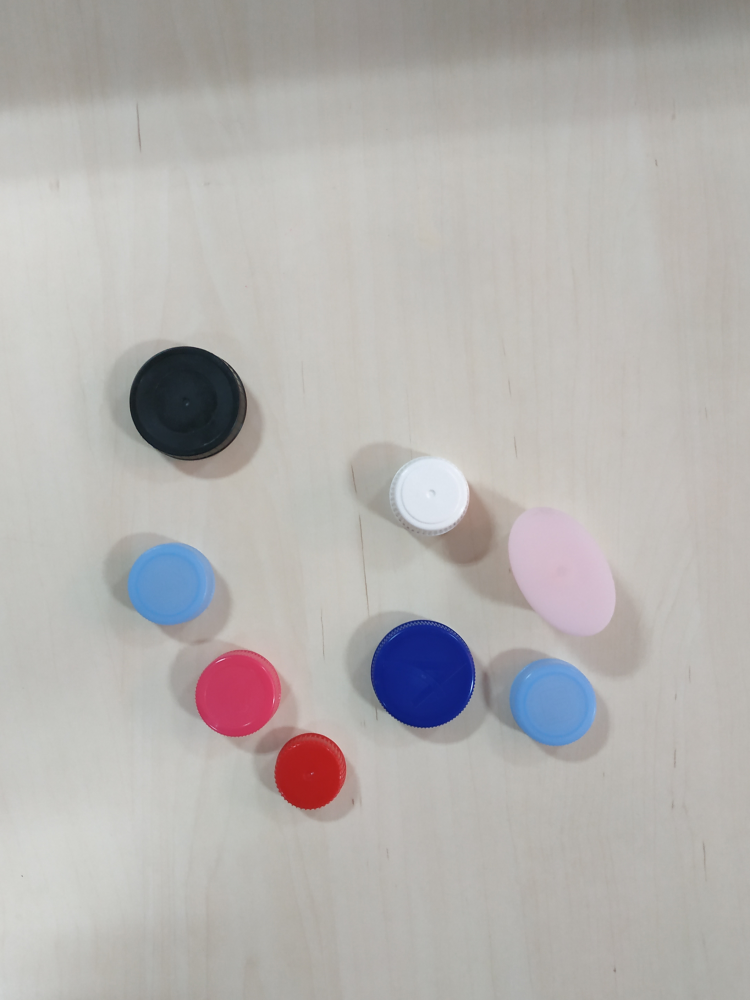
#> input picture imagenes_tapon/1.jpg, 3000 x 4000 px (shown at 1/4 size); its folder holds only this picture in this run
$ python DetectorTaponesMulticolor.py
#> lines starting #> are read from the running program, lines starting #| are printed output that depends on the picture; after the words box and inside, x2 and y2 are one past the last pixel; in counts of white or black regions, pixels touching at a corner belong together
import cv2
import numpy as np
import os
import imutils
import pandas as pd

class DetectorTaponesMulticolor:
    """
    Clase para detectar tapones de múltiples colores en imágenes.
    Procesa imágenes de un directorio, aplica mejoras de iluminación y segmentación
    basada en colores definidos en rangos HSV.
    """
    def __init__(self, input_folder, output_folder, color_ranges, min_area=0, mostrar_mascaras=False):
        self.input_folder = input_folder
        self.output_folder = output_folder
        self.color_ranges = color_ranges
        self.min_area = min_area
        self.mostrar_mascaras = mostrar_mascaras
        self.tapones_detectados = []

        # Crear la carpeta de salida si no existe
        if not os.path.exists(self.output_folder):
            os.makedirs(self.output_folder)

    # [17 lines left out: function aplicar_clahe, not called in this run]

    def detectar_tapon(self, imagen_path):
        """
        Detecta tapones de múltiples colores en una imagen específica, aplicando umbrales Otsu y Watershed para la segmentación.
        """
#> called with imagen_path = '../imagenes_tapon/1.jpg'
        image = cv2.imread(imagen_path)
#> image is the input picture: shape (4000, 3000, 3); mean B, G, R 175.9, 178, 181
        if image is None:
            print(f"Error al cargar la imagen: {imagen_path}")
            return

        # Redimensionar la imagen para un procesamiento más rápido
        image_resized = imutils.resize(image, width=800)

        # Convertir la imagen a espacio de color HSV
        hsv = cv2.cvtColor(image_resized, cv2.COLOR_BGR2HSV)
#> hsv: shape (1066, 800, 3); mean H, S, V 30.4, 17.9, 184.3

        # Inicializar máscara final
        final_mask = np.zeros(hsv.shape[:2], dtype=np.uint8)

        for color_name, (lower_bound, upper_bound) in self.color_ranges.items():
            # Crear máscara para el rango de color actual
            mask = cv2.inRange(hsv, np.array(lower_bound), np.array(upper_bound))

            # Limpiar la máscara con operaciones morfológicas
            mask_cleaned = cv2.erode(mask, None, iterations=1)
            mask_cleaned = cv2.dilate(mask_cleaned, None, iterations=2)

            # Convertir la máscara a escala de grises
            gray_mask = cv2.cvtColor(cv2.bitwise_and(image_resized, image_resized, mask=mask_cleaned), cv2.COLOR_BGR2GRAY)

            # Aplicar umbral de Otsu
            _, otsu_thresh = cv2.threshold(gray_mask, 0, 255, cv2.THRESH_BINARY + cv2.THRESH_OTSU)

            # Encontrar contornos con el umbral de Otsu
            contours, _ = cv2.findContours(otsu_thresh, cv2.RETR_EXTERNAL, cv2.CHAIN_APPROX_SIMPLE)

            # Procesar contornos,min area es Opcional
            for contour in contours:
                if self.min_area == 0 or cv2.contourArea(contour) > self.min_area:
                    cv2.drawContours(image_resized, [contour], -1, (0, 255, 0), 2)  # Dibujar contorno

                    M = cv2.moments(contour)  # Calcular momentos
                    if M["m00"] != 0:
                        # Calcular el centro del contorno
                        cx = int(M["m10"] / M["m00"])
                        cy = int(M["m01"] / M["m00"])
                        cv2.circle(image_resized, (cx, cy), 5, (0, 0, 255), -1)

                        # Calcular el área del contorno
                        area = cv2.contourArea(contour)

                        # Obtener el rectángulo delimitador (bounding box)
                        x, y, w, h = cv2.boundingRect(contour)

                        # Calcular el aspecto (relación entre ancho y alto)
                        aspecto = w / float(h) if h != 0 else 0

                        cv2.putText(image_resized, f"{color_name} - Area: {area}", (cx - 50, cy - 30),
                                    cv2.FONT_HERSHEY_SIMPLEX, 0.5, (255, 255, 255), 2)  # Textos sobre la imagen

                        # Guardar la información del tapón
                        self.tapones_detectados.append({
                            'color': color_name,
                            'area': area,
                            'centro': (cx, cy),
                            'imagen': image_resized,
                            'posicion': (x, y),
                            'ancho': w,
                            'alto': h,
                            'aspecto': aspecto
                        })

            # Realizar segmentación con Watershed
            sure_fg = cv2.erode(mask_cleaned, None, iterations=3)
            sure_bg = cv2.dilate(mask_cleaned, None, iterations=3)
            unknown = cv2.subtract(sure_bg, sure_fg)

            # Crear los marcadores para Watershed
            _, markers = cv2.connectedComponents(sure_fg)
            markers = markers + 1
            markers[unknown == 255] = 0

            # Aplicar Watershed
            markers = cv2.watershed(image_resized, markers)
            image_resized[markers == -1] = [255, 0, 0]  # Bordes en rojo

            # Acumular la máscara final
            final_mask = cv2.bitwise_or(final_mask, mask_cleaned)
#> this loop made 9 passes
#> pass 1, in detectar_tapon, `mask = cv2.inRange(hsv, np.array(lower_bound), np.array(upper_bound))`:
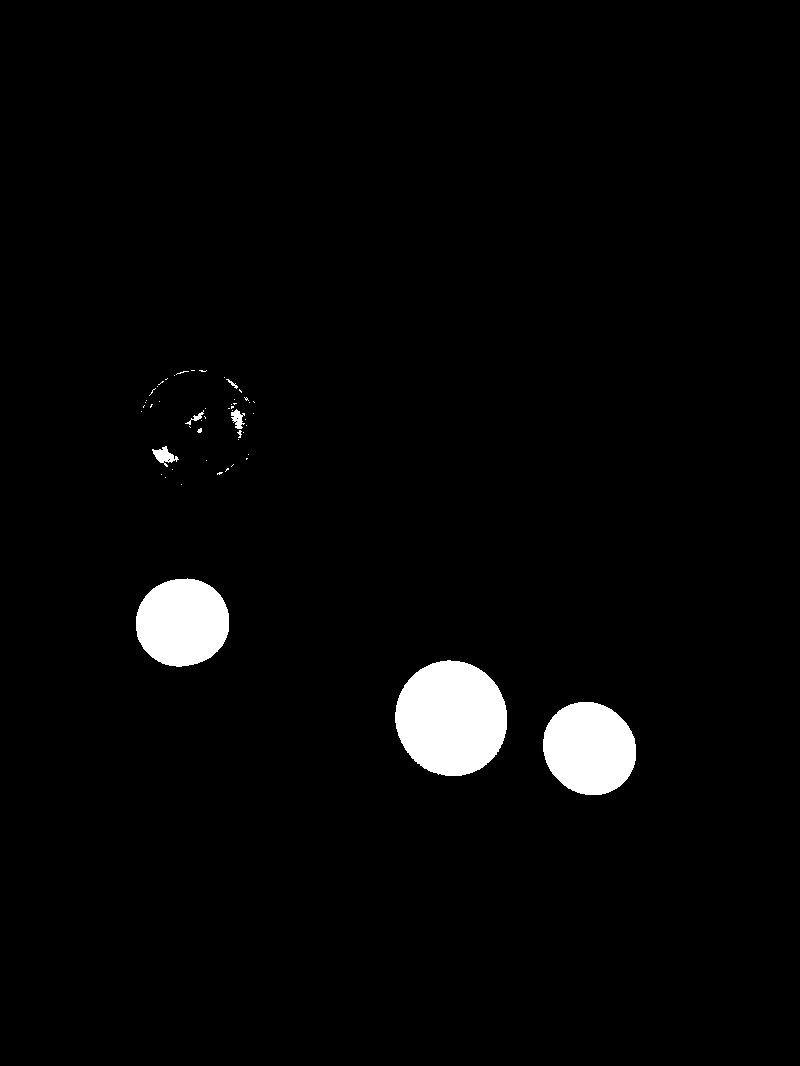
#> mask: shape (1066, 800); 2.8% white; 53 white regions (45 under 20 px), largest, box (x1, y1, x2, y2) and area: (395, 660, 507, 776) 10168, (543, 702, 636, 795) 6807, (136, 578, 229, 667) 6517
#> after the loop:
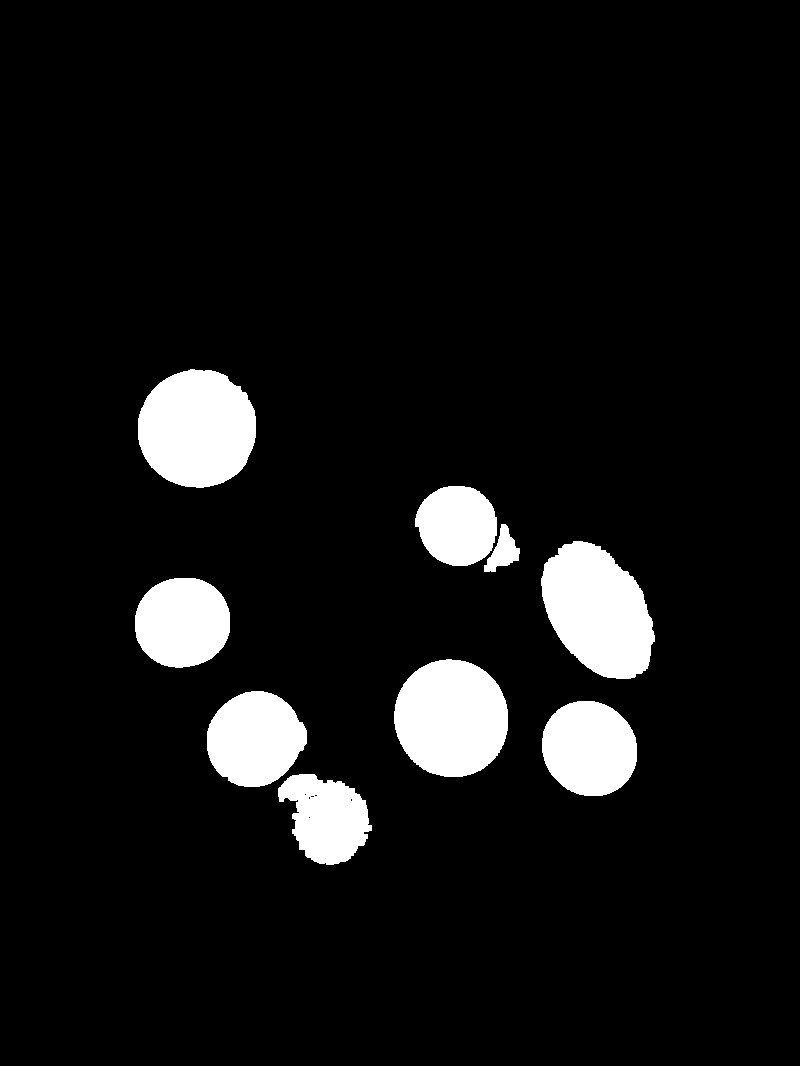
#> final_mask: shape (1066, 800); 7.7% white; 9 white regions, largest, box (x1, y1, x2, y2) and area: (138, 369, 256, 488) 11078, (541, 541, 655, 679) 11056, (394, 659, 508, 777) 10627
#> after the loop:
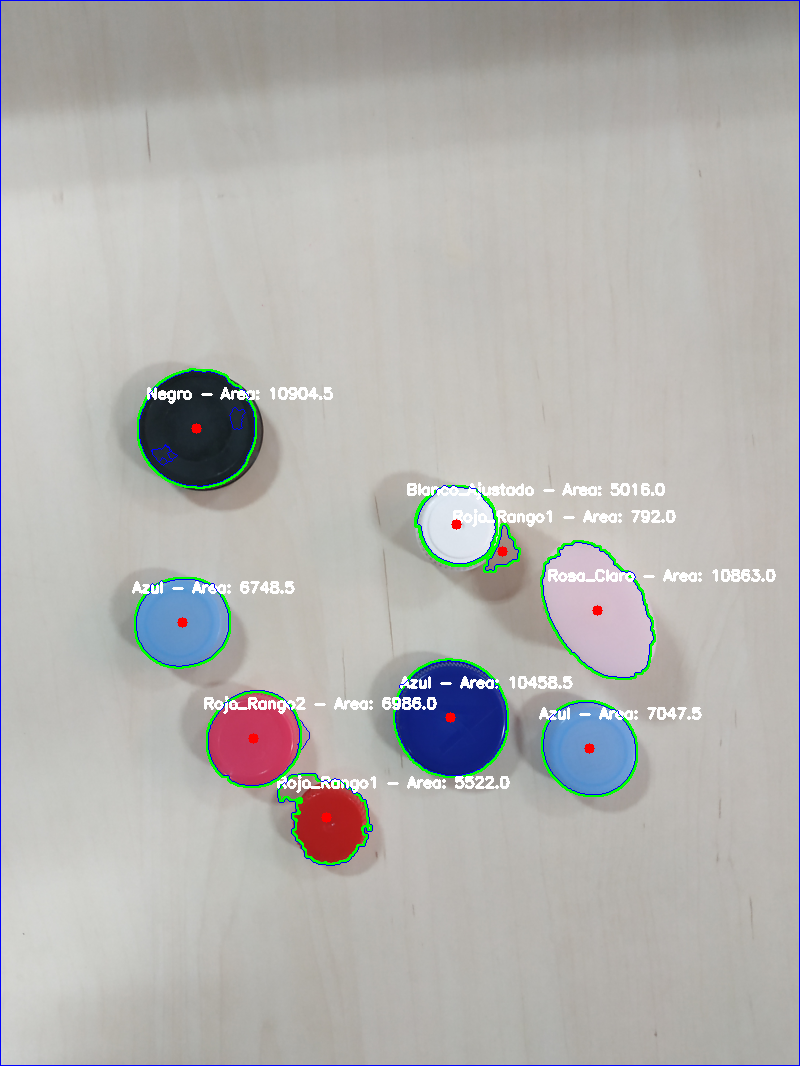
#> image_resized: shape (1066, 800, 3); mean B, G, R 176.5, 178.8, 179.8
#> after the loop:
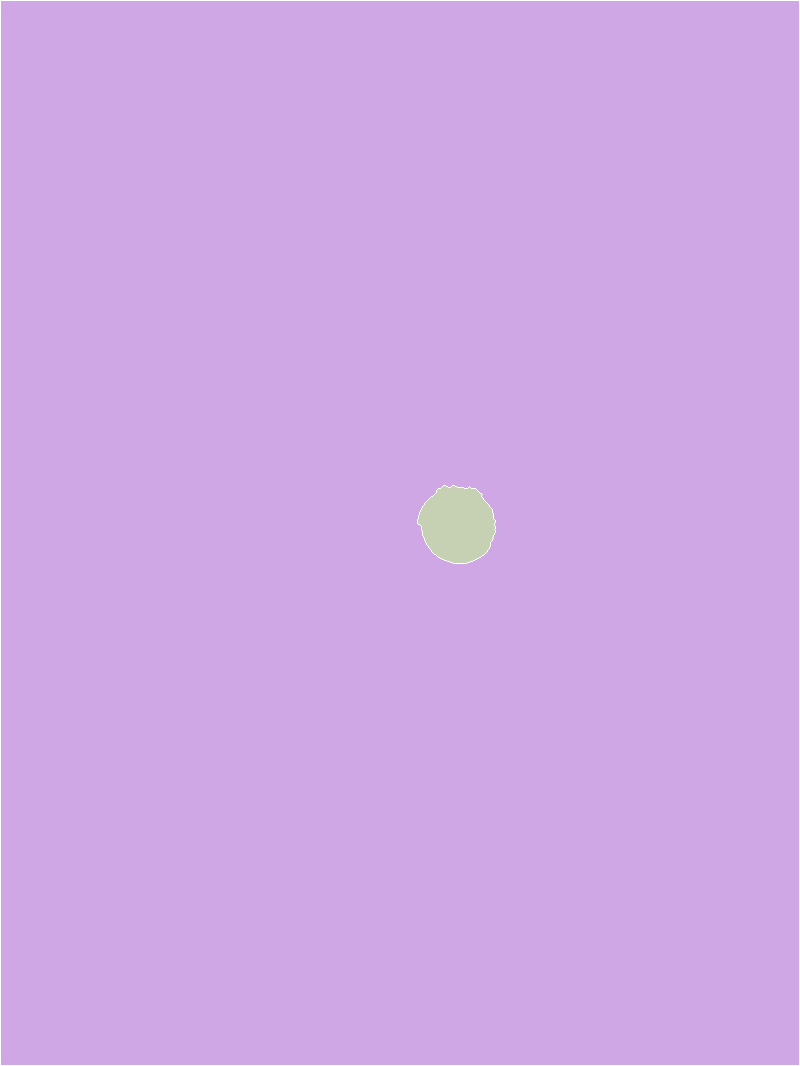
#> markers: shape (1066, 800) int32; 3 distinct labels, from -1 to 2; one colour per label, 0 black, -1 white
#> after the loop:
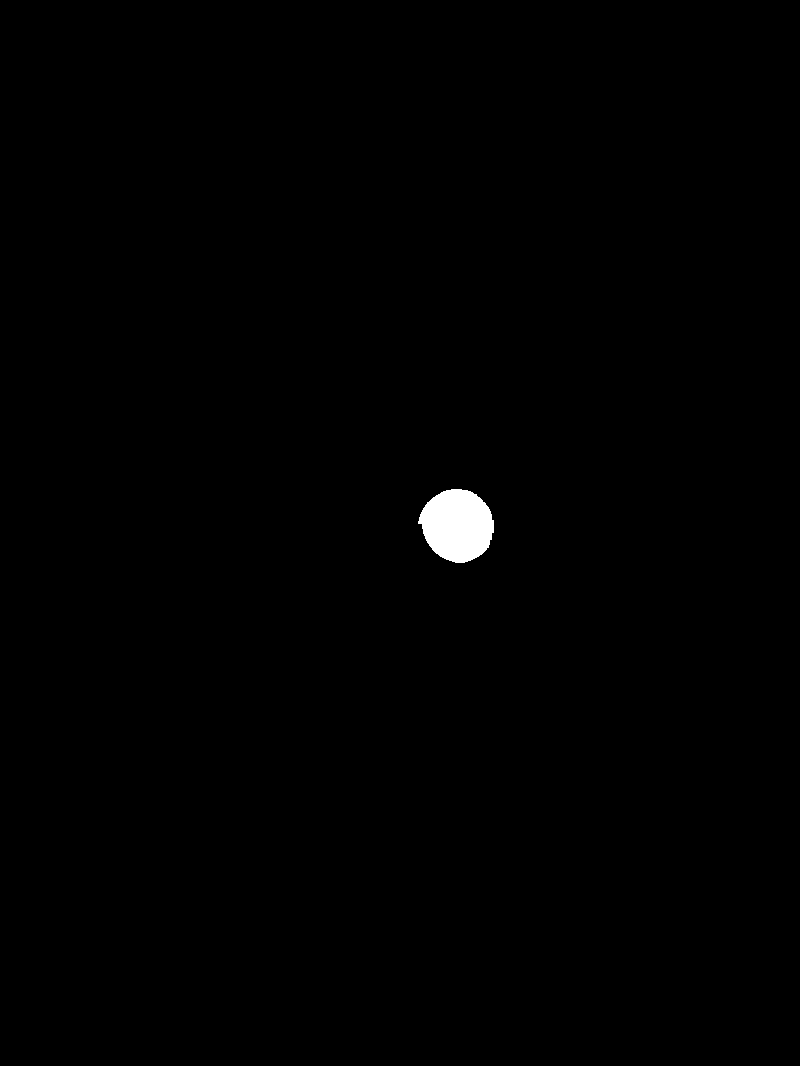
#> sure_fg: shape (1066, 800); 0.49% white; 1 white region, box (x1, y1, x2, y2) and area: (418, 489, 494, 563) 4200
#> after the loop, self.tapones_detectados = 9 items

        # Guardar imágenes procesadas
        filename = os.path.basename(imagen_path)
        output_image_path = os.path.join(self.output_folder, f"contornos_{filename}")
        output_segmented_path = os.path.join(self.output_folder, f"segmentada_{filename}")

        # Guardar la imagen con los contornos dibujados
        cv2.imwrite(output_image_path, image_resized)
        print(f"Imagen procesada guardada: {output_image_path}")

        # Guardar la máscara segmentada acumulada
        cv2.imwrite(output_segmented_path, final_mask)
        print(f"Imagen segmentada guardada: {output_segmented_path}")

    def procesar_directorio(self):
        """
        Procesa todas las imágenes en el directorio de entrada.
        Aplica detección de tapones y guarda los resultados.
        """
        # Listar imágenes en el directorio de entrada
        imagenes = [f for f in os.listdir(self.input_folder) if f.endswith(('.jpg', '.png', '.jpeg'))]

        for imagen in imagenes:
            imagen_path = os.path.join(self.input_folder, imagen)
            self.detectar_tapon(imagen_path)

    def get_estimaciones(self):
        """
        Devuelve un resumen estructurado de las estimaciones calculadas.
        Agrupa por colores, mostrando detalles de cada detección en formato tabular.
        """
        # Lista para almacenar los resultados de todas las detecciones
        resultados = []

        for tapon in self.tapones_detectados:
            color = tapon['color']
            area = tapon['area']
            centro = tapon['centro']
            posicion = tapon['posicion']
            ancho = tapon['ancho']
            alto = tapon['alto']
            aspecto = tapon['aspecto']

            # Añadir los resultados a la lista
            resultados.append({
                'Color': color,
                'Área': area,
                'Centro': centro,
                'Posición': posicion,
                'Ancho': ancho,
                'Alto': alto,
                'Aspecto': aspecto
            })
#> this loop made 9 passes
#> (color, area, centro, posicion, ancho, alto, aspecto) on passes 1 to 7: ('Azul', 7047.5, (589, 748), (542, 701), 95, 95, 1), ('Azul', 10458.5, (450, 717), (394, 659), 114, 118, 0.966), ('Azul', 6748.5, (182, 622), (135, 578), 95, 90, 1.06), ('Rojo_Rango1', 5522, (326, 817), (278, 774), 94, 91, 1.03), ('Rojo_Rango1', 792, (502, 551), (484, 524), 36, 48, 0.75), ('Rojo_Rango2', 6986, (253, 738), (207, 691), 94, 96, 0.979), ('Negro', 10904.5, (196, 428), (138, 369), 118, 119, 0.992)
#> after the loop, resultados = 9 items

        # Convertir la lista de resultados a un DataFrame de pandas para tener una tabla organizada
        df_resultados = pd.DataFrame(resultados)
#> df_resultados = table of 9 rows and 7 columns

        # Calcular estadísticas adicionales
        resumen_estadisticas = df_resultados.groupby('Color').agg(
            total_detectados=('Color', 'count'),
            area_promedio=('Área', 'mean'),
            area_total=('Área', 'sum')
        ).reset_index()
#> resumen_estadisticas = table of 6 rows and 4 columns

        # Organizar la salida final con estadísticas por color
        for index, row in resumen_estadisticas.iterrows():
            color = row['Color']
            detecciones_color = df_resultados[df_resultados['Color'] == color]
            detalles_color = detecciones_color[['Área', 'Centro', 'Posición', 'Ancho', 'Alto', 'Aspecto']]

            print(f"Resumen para el color {color}:")
            print(detalles_color)
            print(f"Total de tapones detectados: {row['total_detectados']}")
            print(f"Área promedio: {row['area_promedio']:.2f}")
            print(f"Área total: {row['area_total']}")
            print("-" * 50)
#> this loop made 6 passes
#> (color, detecciones_color, detalles_color) on passes 1 to 5: ('Azul', table of 3 rows and 7 columns, table of 3 rows and 6 columns), ('Blanco_Ajustado', table of 1 rows and 7 columns, table of 1 rows and 6 columns), ('Negro', table of 1 rows and 7 columns, table of 1 rows and 6 columns), ('Rojo_Rango1', table of 2 rows and 7 columns, table of 2 rows and 6 columns), ('Rojo_Rango2', table of 1 rows and 7 columns, table of 1 rows and 6 columns)
#> (printed output is left out)

        # Retornar el DataFrame con estadísticas resumidas
        return resumen_estadisticas


color_ranges = {
    "Azul": ([100, 50, 50], [140, 255, 255]),
    "Verde": ([35, 50, 50], [85, 255, 255]),
    "Rojo_Rango1": ([0, 50, 50], [10, 255, 255]),
    "Rojo_Rango2": ([170, 50, 50], [180, 255, 255]),
    "Amarillo": ([20, 50, 50], [30, 255, 255]),
    "Negro": ([0, 0, 0], [180, 255, 50]),
    "Rosa": ([140, 50, 50], [170, 255, 255]),
    "Rosa_Claro": ([140, 20, 180], [170, 80, 255]),
    "Blanco_Ajustado": ([90, 10, 180], [130, 60, 255])
}

# Rutas de entrada y salida
input_folder = "../imagenes_tapon"
output_folder = "../imagenes_tapon_detectados"

# Crear instancia de la clase y procesar imágenes
detector = DetectorTaponesMulticolor(input_folder, output_folder, color_ranges, min_area=500)
detector.procesar_directorio()

# Obtener las estimaciones de los tapones detectados
estimaciones = detector.get_estimaciones()
#> estimaciones = table of 6 rows and 4 columns
